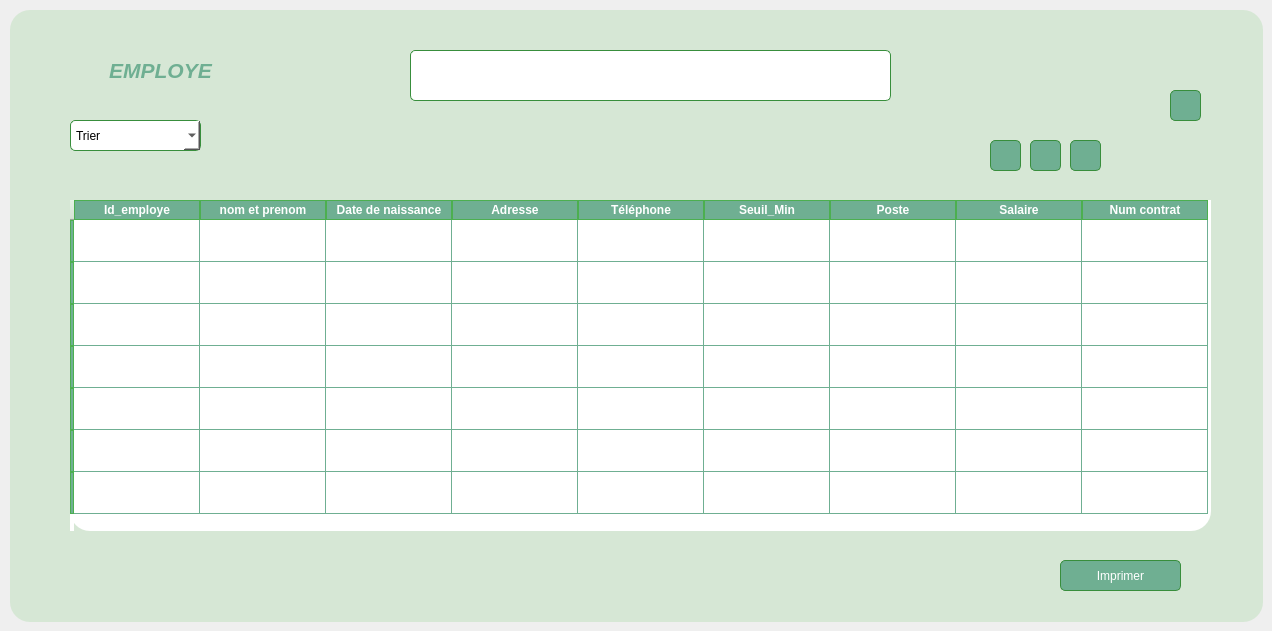
      <widget class="QWidget" name="tab_15">
       <attribute name="title">
        <string>gestion Employé</string>
       </attribute>
       <widget class="QLineEdit" name="le_recherche_3">
        <property name="geometry">
         <rect>
          <x>410</x>
          <y>50</y>
          <width>481</width>
          <height>51</height>
         </rect>
        </property>
        <property name="styleSheet">
         <string notr="true">*{
    background-color: #FFFFFF;  /* White input field */
    border: 1px solid #388E3C;  /* Darker green border */
    border-radius: 5px;
    color: #2E7D32;             /* Dark green text */
    padding: 3px;
}</string>
        </property>
       </widget>
       <widget class="QPushButton" name="pb_select_3">
        <property name="geometry">
         <rect>
          <x>1030</x>
          <y>140</y>
          <width>31</width>
          <height>31</height>
         </rect>
        </property>
        <property name="styleSheet">
         <string notr="true">*{
    background-color: #6FAF92;  /* Medium green button */
    border: 1px solid #388E3C;  /* Darker green border */
    border-radius: 5px;
    color: #FFFFFF;             /* White text for contrast */
    padding: 5px;
}

*:hover {
    background-color: #81C784;  /* Lighter green on hover */
}</string>
        </property>
        <property name="text">
         <string/>
        </property>
        <property name="icon">
         <iconset>
          <normaloff>../../../Downloads/bouton-modifier.png</normaloff>../../../Downloads/bouton-modifier.png</iconset>
        </property>
       </widget>
       <widget class="QPushButton" name="pb_ajouter_3">
        <property name="geometry">
         <rect>
          <x>990</x>
          <y>140</y>
          <width>31</width>
          <height>31</height>
         </rect>
        </property>
        <property name="styleSheet">
         <string notr="true">*{
    background-color: #6FAF92;  /* Medium green button */
    border: 1px solid #388E3C;  /* Darker green border */
    border-radius: 5px;
    color: #FFFFFF;             /* White text for contrast */
    padding: 5px;
}

*:hover {
    background-color: #81C784;  /* Lighter green on hover */
}</string>
        </property>
        <property name="text">
         <string/>
        </property>
        <property name="icon">
         <iconset>
          <normaloff>../../../Downloads/bouton-supprimer.png</normaloff>../../../Downloads/bouton-supprimer.png</iconset>
        </property>
        <property name="iconSize">
         <size>
          <width>19</width>
          <height>30</height>
         </size>
        </property>
       </widget>
       <widget class="QComboBox" name="comboBox_4">
        <property name="geometry">
         <rect>
          <x>70</x>
          <y>120</y>
          <width>131</width>
          <height>31</height>
         </rect>
        </property>
        <property name="styleSheet">
         <string notr="true">*{
	font: 700 italic 10pt &quot;Segoe UI&quot;;
    background-color: #FFFFFF;  /* Medium green button */
    border: 1px solid #388E3C;  /* Darker green border */
    border-radius: 5px;
    color: #000000
;             /* White text for contrast */
    padding: 5px;
}

*:hover {
    background-color: #6FAF92;  /* Lighter green on hover */
}</string>
        </property>
        <property name="insertPolicy">
         <enum>QComboBox::NoInsert</enum>
        </property>
        <item>
         <property name="text">
          <string>Trier</string>
         </property>
        </item>
        <item>
         <property name="text">
          <string>salaire</string>
         </property>
        </item>
        <item>
         <property name="text">
          <string>poste</string>
         </property>
        </item>
       </widget>
       <widget class="QPushButton" name="pb_imprimer_3">
        <property name="geometry">
         <rect>
          <x>1060</x>
          <y>560</y>
          <width>121</width>
          <height>31</height>
         </rect>
        </property>
        <property name="styleSheet">
         <string notr="true">*{
    background-color: #6FAF92;  /* Medium green button */
    border: 1px solid #388E3C;  /* Darker green border */
    border-radius: 5px;
    color: #FFFFFF;             /* White text for contrast */
    padding: 5px;
}

*:hover {
    background-color: #81C784;  /* Lighter green on hover */
}</string>
        </property>
        <property name="text">
         <string>Imprimer</string>
        </property>
        <property name="icon">
         <iconset>
          <normaloff>../../../Downloads/imprimer.png</normaloff>../../../Downloads/imprimer.png</iconset>
        </property>
       </widget>
       <widget class="QPushButton" name="pb_select_23">
        <property name="geometry">
         <rect>
          <x>840</x>
          <y>60</y>
          <width>41</width>
          <height>31</height>
         </rect>
        </property>
        <property name="styleSheet">
         <string notr="true">*{
    background-color: #FFFFFF;  /* Medium green button */
    border: 1px solid #FFFFFF;  /* Darker green border */
    border-radius: 5px;
    color: #FFFFFF;             /* White text for contrast */
    padding: 5px;
}

*:hover {
    background-color: #FFFFFF;  /* Lighter green on hover */
}</string>
        </property>
        <property name="text">
         <string/>
        </property>
        <property name="icon">
         <iconset>
          <normalon>../../../Downloads/Bureau/recherche1.png</normalon>
         </iconset>
        </property>
       </widget>
       <widget class="QGroupBox" name="groupBox_14">
        <property name="geometry">
         <rect>
          <x>10</x>
          <y>10</y>
          <width>1253</width>
          <height>612</height>
         </rect>
        </property>
        <property name="styleSheet">
         <string notr="true">background-color:#D6E7D5;

border-radius : 20px;</string>
        </property>
        <property name="title">
         <string/>
        </property>
        <widget class="QLabel" name="label_63">
         <property name="geometry">
          <rect>
           <x>50</x>
           <y>30</y>
           <width>201</width>
           <height>61</height>
          </rect>
         </property>
         <property name="styleSheet">
          <string notr="true">*{
    color: #6FAF92;
    font-size: 16px; /* Taille du texte (ajustable) */
    font-weight: normal; /* Style du texte */
}</string>
         </property>
         <property name="text">
          <string>&lt;html&gt;&lt;head/&gt;&lt;body&gt;&lt;p align=&quot;center&quot;&gt;&lt;span style=&quot; font-size:16pt; font-weight:700; font-style:italic;&quot;&gt;EMPLOYE&lt;/span&gt;&lt;/p&gt;&lt;/body&gt;&lt;/html&gt;</string>
         </property>
        </widget>
        <widget class="QPushButton" name="pb_select_4">
         <property name="geometry">
          <rect>
           <x>1060</x>
           <y>130</y>
           <width>31</width>
           <height>31</height>
          </rect>
         </property>
         <property name="styleSheet">
          <string notr="true">*{
    background-color: #6FAF92;  /* Medium green button */
    border: 1px solid #388E3C;  /* Darker green border */
    border-radius: 5px;
    color: #FFFFFF;             /* White text for contrast */
    padding: 5px;
}

*:hover {
    background-color: #81C784;  /* Lighter green on hover */
}</string>
         </property>
         <property name="text">
          <string/>
         </property>
         <property name="icon">
          <iconset>
           <normaloff>../../../Downloads/plus-circle.svg</normaloff>../../../Downloads/plus-circle.svg</iconset>
         </property>
        </widget>
        <widget class="QPushButton" name="pushButton_16">
         <property name="geometry">
          <rect>
           <x>1160</x>
           <y>80</y>
           <width>31</width>
           <height>31</height>
          </rect>
         </property>
         <property name="styleSheet">
          <string notr="true">*{
    background-color: #6FAF92;  /* Medium green button */
    border: 1px solid #388E3C;  /* Darker green border */
    border-radius: 5px;
    color: #FFFFFF;             /* White text for contrast */
    padding: 5px;
}

*:hover {
    background-color: #81C784;  /* Lighter green on hover */
}</string>
         </property>
         <property name="text">
          <string/>
         </property>
         <property name="icon">
          <iconset>
           <normaloff>../../../Downloads/graphique-a-barres (1).png</normaloff>../../../Downloads/graphique-a-barres (1).png</iconset>
         </property>
        </widget>
        <widget class="QTableWidget" name="tableWidget_5">
         <property name="geometry">
          <rect>
           <x>60</x>
           <y>190</y>
           <width>1141</width>
           <height>331</height>
          </rect>
         </property>
         <property name="styleSheet">
          <string notr="true">*{
    gridline-color: #6FAF92; /* Bordures du tableau en vert doux */
    background-color: #ffffff; /* Fond des cellules blanches */
    selection-background-color: #4CAF50; /* Couleur de fond lors de la sélection d'une ligne */
border:none;

}

/* En-têtes du tableau */
QHeaderView::section {
    background-color: #6FAF92; /* Fond vert doux des en-têtes */
    color: #ffffff; /* Texte blanc */
    border: 1px solid #4CAF50; /* Bordure verte plus foncée */
    text-align: left; /* Alignement du texte à gauche */
    font-weight: bold; /* Texte en gras */
}

/* Alignement du texte dans les cellules */
QTableView::item {
    padding: 8px; /* Espacement interne pour plus d'aération */
    text-align: center; /* Alignement centré du texte */
    color: #333; /* Couleur du texte dans les cellules */
}

/* Survol des cellules */
QTableView::item:hover {
    background-color: #e8f5e9; /* Léger vert pâle au survol */
}

/* Style des lignes sélectionnées */
QTableView::item:selected {
    background-color: #4CAF50; /* Fond vert vif pour la ligne sélectionnée */
    color: #ffffff; /* Texte blanc sur la sélection */
}
</string>
         </property>
         <attribute name="horizontalHeaderDefaultSectionSize">
          <number>126</number>
         </attribute>
         <attribute name="verticalHeaderDefaultSectionSize">
          <number>42</number>
         </attribute>
         <row>
          <property name="text">
           <string/>
          </property>
         </row>
         <row>
          <property name="text">
           <string/>
          </property>
         </row>
         <row>
          <property name="text">
           <string/>
          </property>
         </row>
         <row>
          <property name="text">
           <string/>
          </property>
         </row>
         <row>
          <property name="text">
           <string/>
          </property>
         </row>
         <row>
          <property name="text">
           <string/>
          </property>
         </row>
         <row>
          <property name="text">
           <string/>
          </property>
         </row>
         <column>
          <property name="text">
           <string>Id_employe</string>
          </property>
          <property name="font">
           <font>
            <italic>false</italic>
            <bold>true</bold>
            <strikeout>false</strikeout>
           </font>
          </property>
         </column>
         <column>
          <property name="text">
           <string>nom et prenom</string>
          </property>
          <property name="font">
           <font>
            <bold>true</bold>
           </font>
          </property>
         </column>
         <column>
          <property name="text">
           <string>Date de naissance</string>
          </property>
          <property name="font">
           <font>
            <bold>true</bold>
           </font>
          </property>
         </column>
         <column>
          <property name="text">
           <string>Adresse</string>
          </property>
          <property name="whatsThis">
           <string notr="true"/>
          </property>
          <property name="font">
           <font>
            <pointsize>9</pointsize>
            <bold>true</bold>
           </font>
          </property>
         </column>
         <column>
          <property name="text">
           <string>Téléphone</string>
          </property>
          <property name="font">
           <font>
            <bold>true</bold>
           </font>
          </property>
         </column>
         <column>
          <property name="text">
           <string>Seuil_Min</string>
          </property>
          <property name="font">
           <font>
            <bold>true</bold>
           </font>
          </property>
         </column>
         <column>
          <property name="text">
           <string>Poste</string>
          </property>
         </column>
         <column>
          <property name="text">
           <string>Salaire</string>
          </property>
         </column>
         <column>
          <property name="text">
           <string>Num contrat</string>
          </property>
         </column>
        </widget>
       </widget>
       <zorder>groupBox_14</zorder>
       <zorder>le_recherche_3</zorder>
       <zorder>pb_select_3</zorder>
       <zorder>pb_ajouter_3</zorder>
       <zorder>comboBox_4</zorder>
       <zorder>pb_imprimer_3</zorder>
       <zorder>pb_select_23</zorder>
      </widget>
